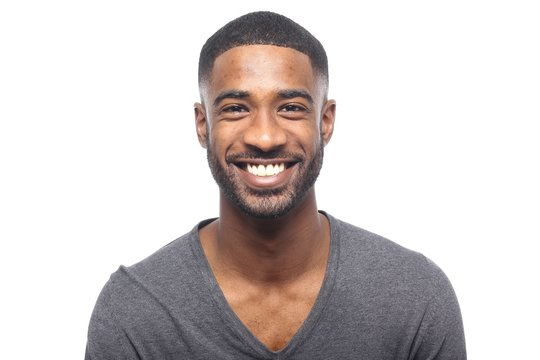
#> input picture DIP13/face.jpg, 540 x 360 px
$ jupyter execute code.ipynb
#> lines starting #> are read from the running program, lines starting #| are printed output that depends on the picture
## Digtal Image Processing Lab # 13

##### M. Shaheer Ijaz
##### 01-134212-127
##### BS ( CS ) 7-B

---
---

[cell 1]
import cv2
import matplotlib.pyplot as plt
import numpy as np

##### Task # 1

[cell 2]
img = cv2.imread('./face.jpg')
#> img is the input picture: shape (360, 540, 3); mean B, G, R 202.6, 204, 211
rotated_img = cv2.rotate(img, cv2.ROTATE_90_CLOCKWISE)
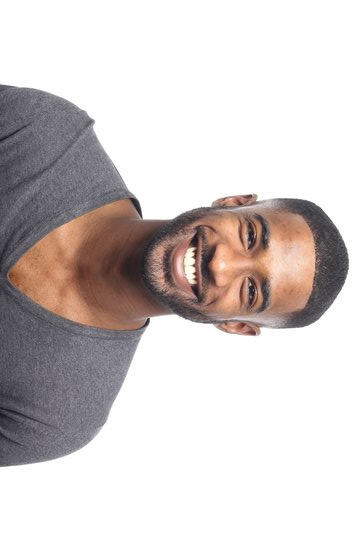
#> rotated_img: shape (540, 360, 3); mean B, G, R 202.6, 204, 211

orb = cv2.ORB_create()

kp1, des1 = orb.detectAndCompute(img, None)
#> kp1 = 500 keypoints; strongest (x, y, size): (251, 166, 37.2), (256, 166, 31), (318, 209, 31), (248, 166, 37.2)
kp2, des2 = orb.detectAndCompute(rotated_img, None)
#> kp2 = 500 keypoints; strongest (x, y, size): (193, 251, 37.2), (193, 256, 31), (150, 318, 31), (193, 248, 37.2)

img_with_kp = cv2.drawKeypoints(img, kp1, None, color=(0, 255, 0), flags=0)
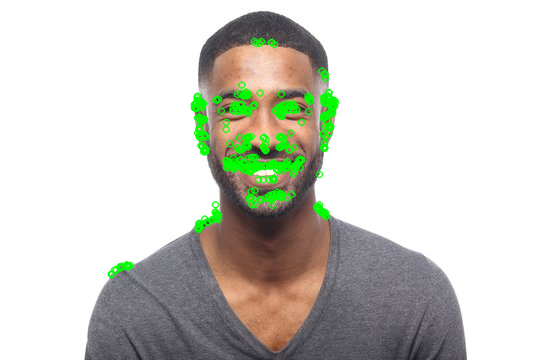
#> img_with_kp: shape (360, 540, 3); mean B, G, R 199.2, 207.2, 206.6
rotated_img_with_kp = cv2.drawKeypoints(rotated_img, kp2, None, color=(0, 255, 0), flags=0)
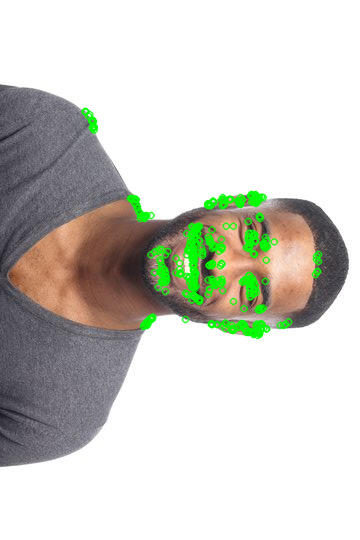
#> rotated_img_with_kp: shape (540, 360, 3); mean B, G, R 199.2, 207.3, 206.7

plt.subplot(221)
plt.imshow(img, cmap='gray')
plt.title('Original Image')
plt.axis('off')

plt.subplot(222)
plt.imshow(rotated_img, cmap='gray')
plt.title('Rotated Image')
plt.axis('off')

plt.subplot(223)
plt.imshow(img_with_kp, cmap='gray')
plt.title('Image with Keypoints')
plt.axis('off')

plt.subplot(224)
plt.imshow(rotated_img_with_kp, cmap='gray')
plt.title('Rotated Image with Keypoints')
plt.axis('off')
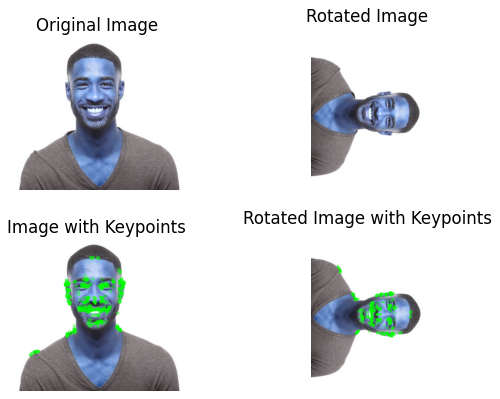
#> figure drawn by matplotlib, 4 panels; B, G, R data is drawn as R, G, B

[cell 3]
handwriting_img = cv2.imread('hand.jpeg', 0)
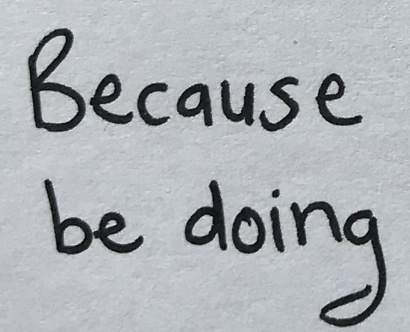
#> input picture DIP13/hand.jpeg, 410 x 332 px
#> handwriting_img: shape (332, 410); min 0, max 239, mean 176.4

fast = cv2.FastFeatureDetector_create()

kp = fast.detect(handwriting_img, None)
#> kp = 1796 keypoints; strongest (x, y, size): (249, 224, 7), (115, 223, 7), (326, 101, 7), (301, 211, 7)

img_with_kp = cv2.drawKeypoints(handwriting_img, kp, None, color=(255, 0, 0))
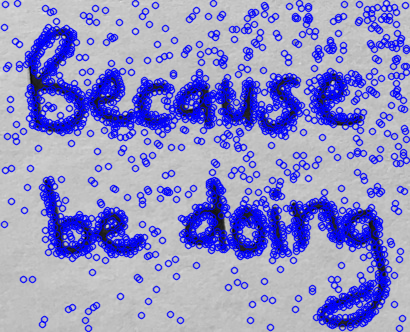
#> img_with_kp: shape (332, 410, 3); mean of channels 0, 1, 2 201.4, 143, 143; drawn as B, G, R


plt.subplot(121)
plt.imshow(handwriting_img, cmap='gray')
plt.title('Original Image')
plt.axis('off')

plt.subplot(122)
plt.imshow(img_with_kp, cmap='gray')
plt.title('Image with Keypoints')
plt.axis('off')
